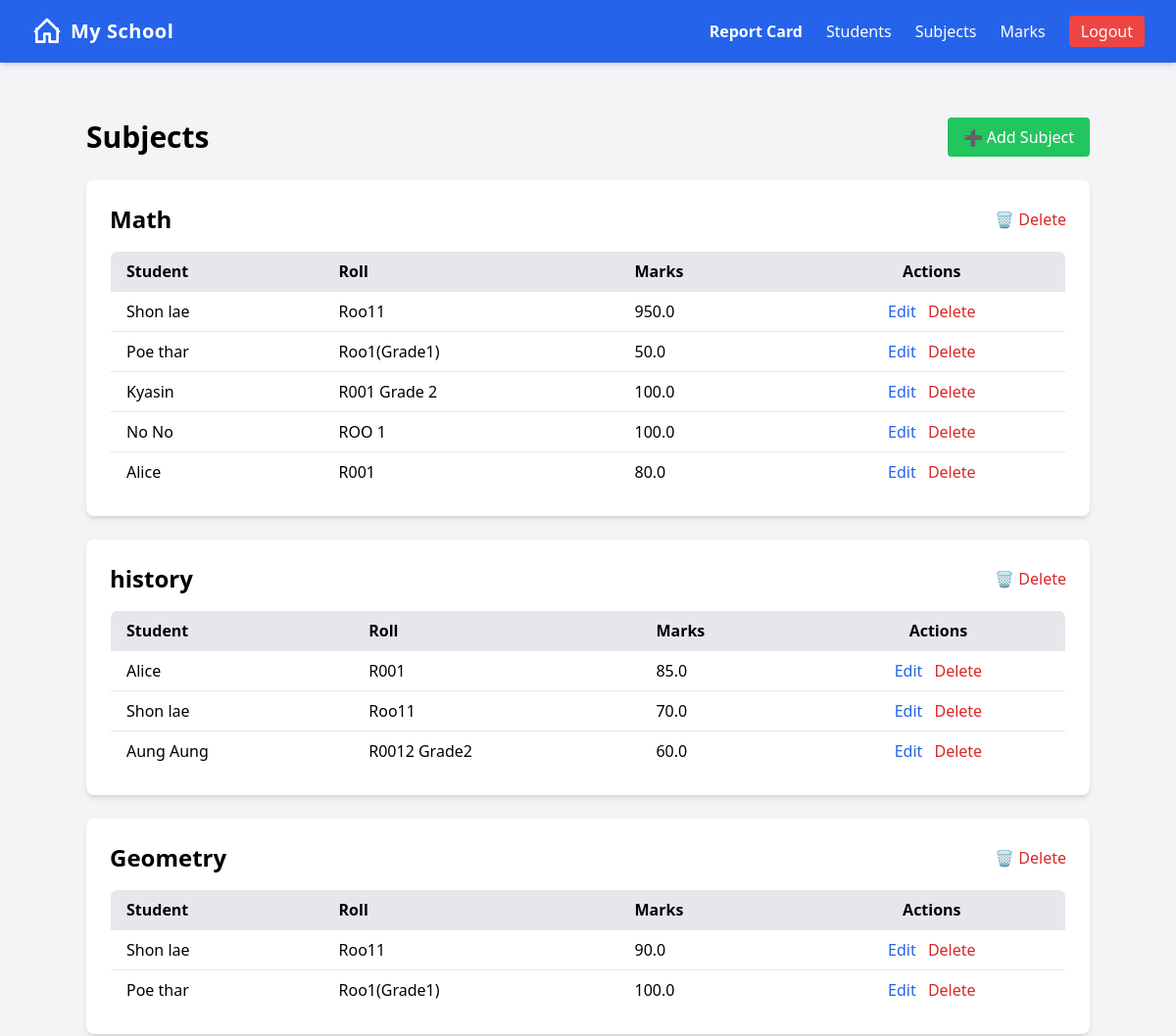
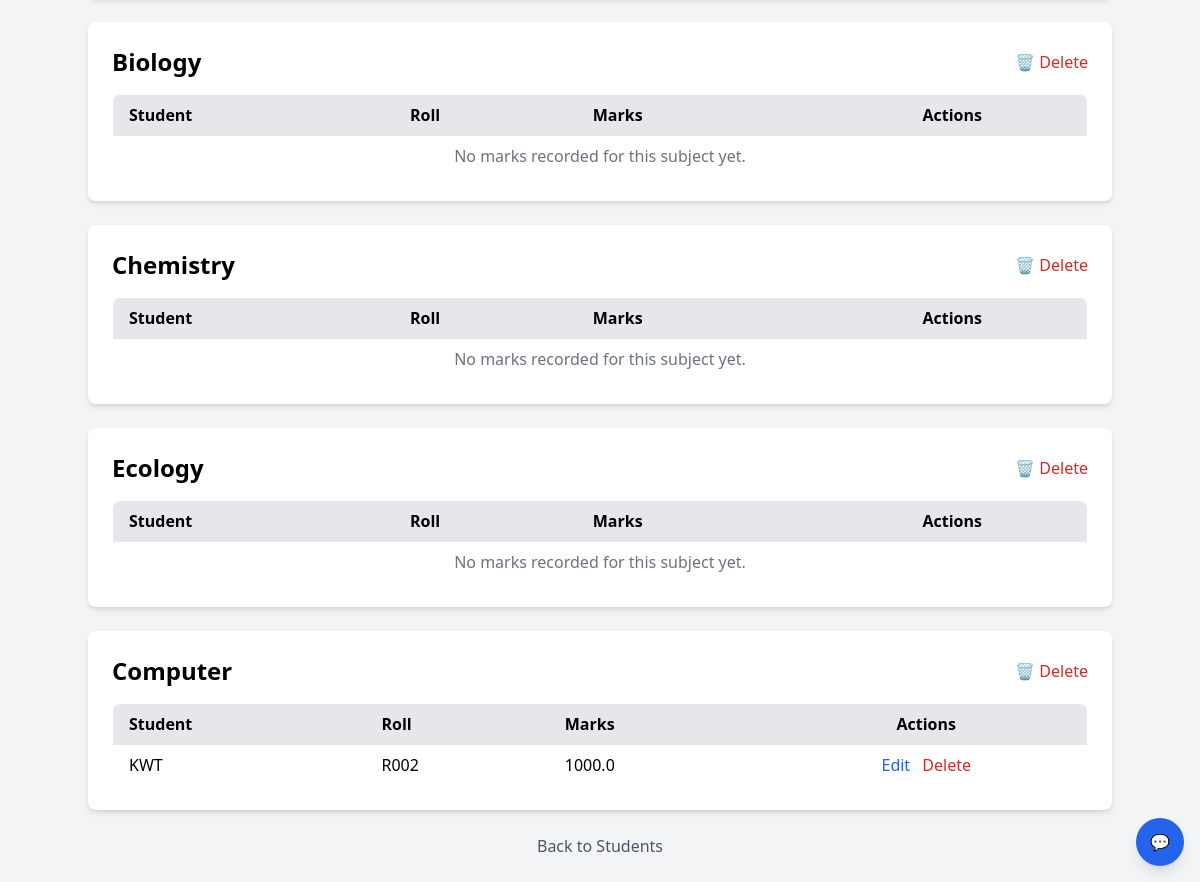
The app's page /subjects/ (signed in), older data (2 pictures, top to bottom).
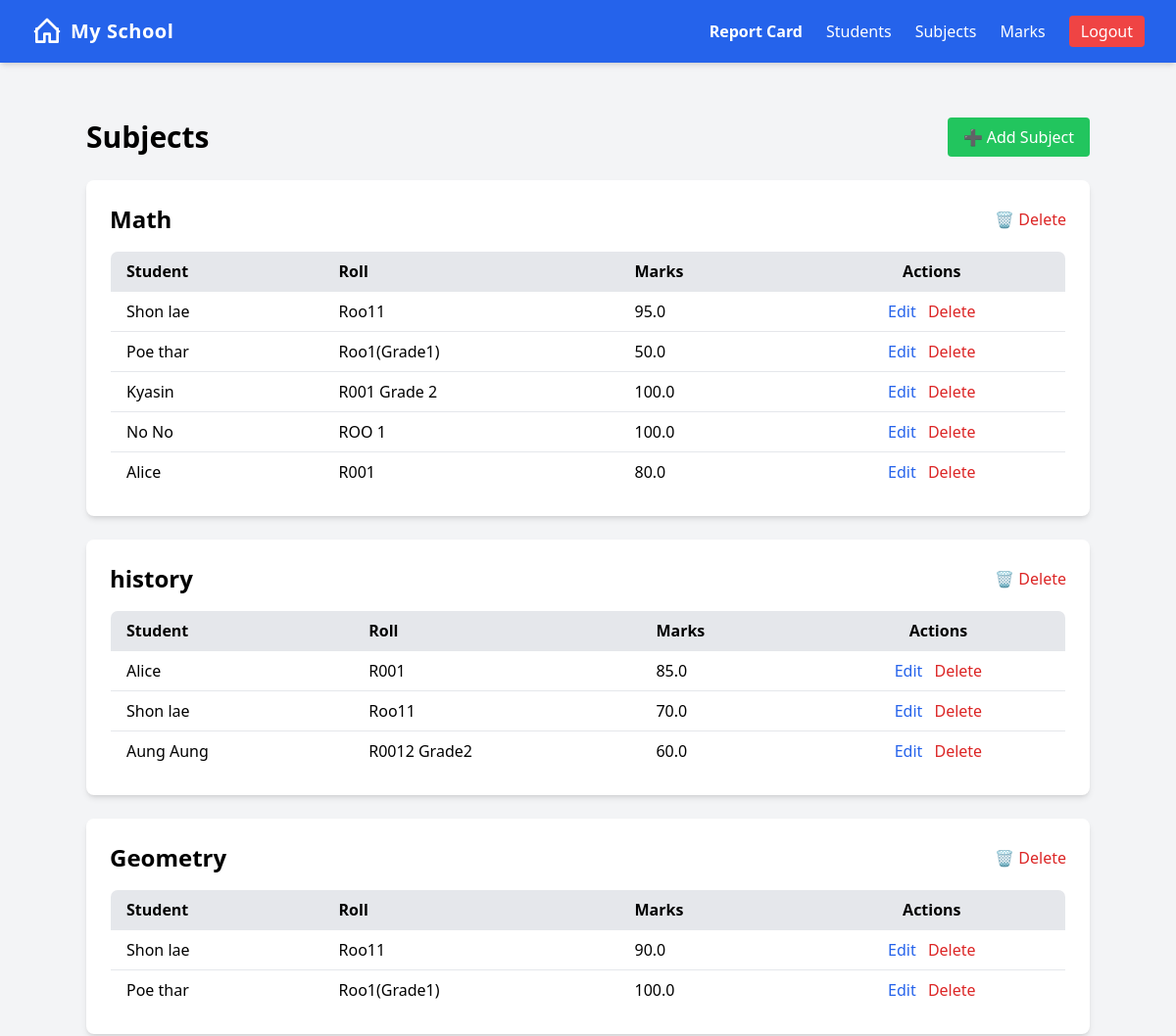
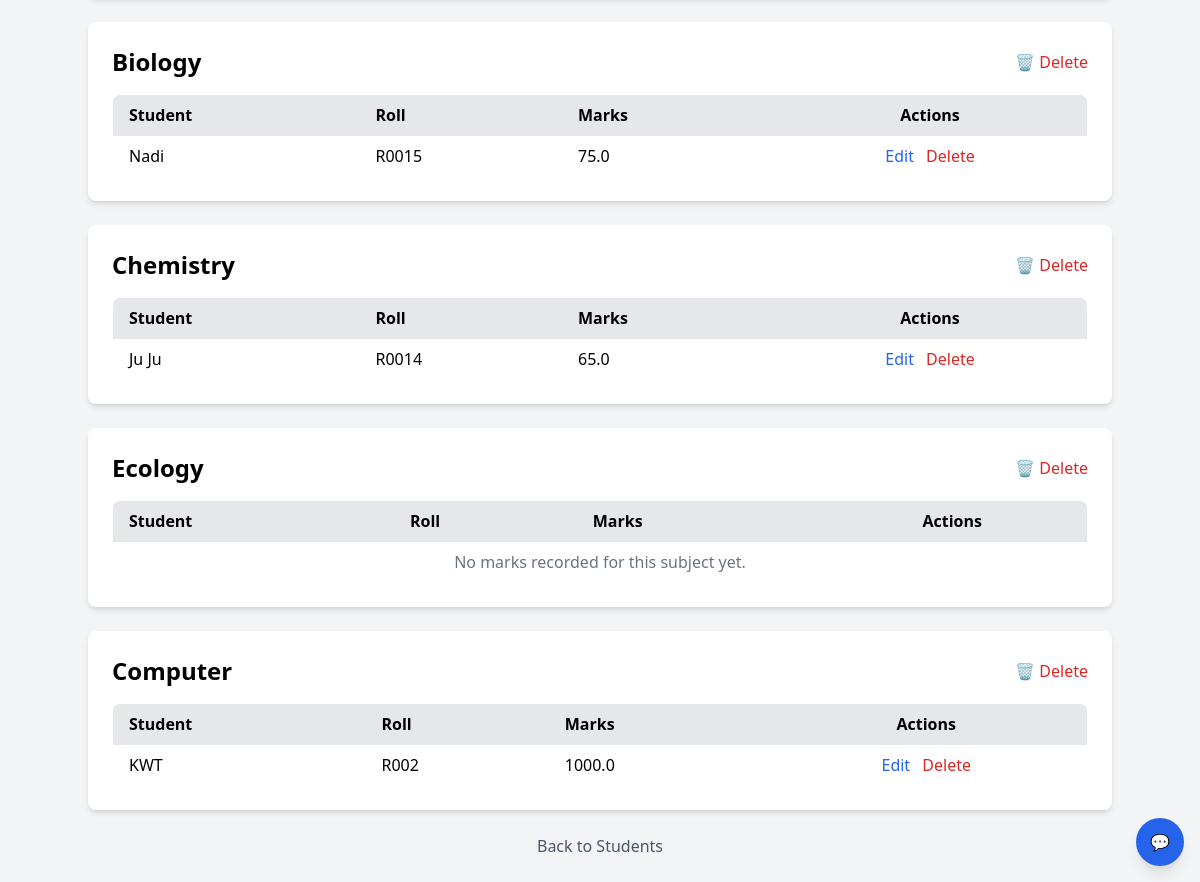
The same page, newer data (2 pictures, top to bottom).
### myapp/models.py (models this page shows, shortened)
class Subject(models.Model):
    name = models.CharField(max_length=100, unique=True)

class Mark(models.Model):
    student = models.ForeignKey(Student, on_delete=models.CASCADE)
    subject = models.ForeignKey(Subject, on_delete=models.CASCADE)
    marks_obtained = models.FloatField()

class Student(models.Model):
    name = models.CharField(max_length=100)
    roll_number = models.CharField(max_length=20, unique=True)

### myapp/views.py (the view)
# urls.py: path('subjects/', views.subject_list, name='subject_list'),
@login_required(login_url='login')
def subject_list(request):
    subjects = Subject.objects.prefetch_related("mark_set__student")
    return render(request, "myapp/subject_list.html", {"subjects": subjects})

### myapp/templates/myapp/subject_list.html (shortened to what this page needs)
{% extends 'myapp/base.html' %}
{% block content %}
<div class="container mx-auto mt-8">
    <div class="flex justify-between items-center mb-6">
        <h1 class="text-3xl font-bold">Subjects</h1>
        <a href="{% url 'subject_create' %}" class="bg-green-500 text-white px-4 py-2 rounded hover:bg-green-600">
            ➕ Add Subject
        </a>
    </div>
{% for subject in subjects %}
<div class="bg-white shadow-md rounded-lg p-6 mb-6">
    <div class="flex justify-between items-center mb-4">
        <h2 class="text-2xl font-semibold">{{ subject.name }}</h2>
        <a href="{% url 'subject_delete' subject.pk %}"
           class="text-red-600 hover:text-red-800 font-medium">
           🗑️ Delete
        </a>
    </div>
    <div class="overflow-x-auto">
        <table class="min-w-full bg-white border border-gray-200 rounded-lg overflow-hidden">
            <thead class="bg-gray-200">
                <tr>
                    <th class="py-2 px-4 border-b text-left">Student</th>
                    <th class="py-2 px-4 border-b text-left">Roll</th>
                    <th class="py-2 px-4 border-b text-left">Marks</th>
                    <th class="py-2 px-4 border-b text-center">Actions</th>
                </tr>
            </thead>
            <tbody>
                {% for mark in subject.mark_set.all %}
                <tr class="border-b hover:bg-gray-100">
                    <td class="py-2 px-4">{{ mark.student.name }}</td>
                    <td class="py-2 px-4">{{ mark.student.roll_number }}</td>
                    <td class="py-2 px-4">{{ mark.marks_obtained }}</td>
                    <td class="py-2 px-4 text-center space-x-2">
                        <a href="{% url 'mark_update' mark.pk %}" class="text-blue-600 hover:underline">Edit</a>
                        <a href="{% url 'mark_delete' mark.pk %}" class="text-red-600 hover:underline">Delete</a>
                    </td>
                </tr>
                {% empty %}
                <tr>
                    <td colspan="4" class="py-2 text-center text-gray-500">
                        No marks recorded for this subject yet.
                    </td>
                </tr>
                {% endfor %}
            </tbody>
        </table>
    </div>
</div>
{% empty %}
<p class="text-center text-gray-500">No subjects yet.</p>
{% endfor %}
<div class="text-center mt-4">
    <a href="{% url 'student_list' %}" class="text-gray-600 hover:underline">Back to Students</a>
</div>
{% endblock %}

Row changes from the older to the newer data that the page shows:
changed Mark (number 1 of 13 on the later page): marks_obtained "950.0" → "95.0"
shown differently, row unchanged: Subject "Biology": no longer shows "No marks recorded for this subject yet."
added Mark: student.name "Nadi", student.roll_number "R0015", marks_obtained "75.0", shown under Subject "Biology"
shown differently, row unchanged: Subject "Chemistry": no longer shows "No marks recorded for this subject yet."
added Mark: student.name "Ju Ju", student.roll_number "R0014", marks_obtained "65.0", shown under Subject "Chemistry"
